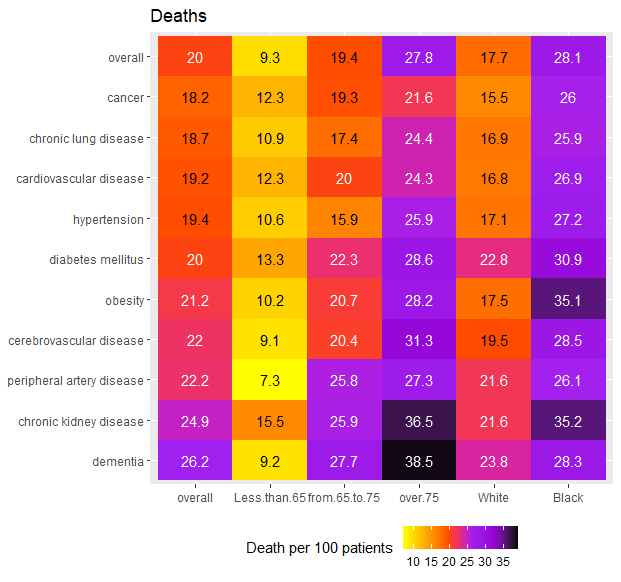

R code for this plot:
# Source: Xie Y, Bowe B, Maddukuri G, Al-Aly Z. Comparative evaluation of clinical manifestations and risk of death in patients admitted to hospital with covid-19 and seasonal influenza: cohort study BMJ 2020; 371 :m4677 doi:10.1136/bmj.m4677 
# Date:2023-06-02

# Import packages
library(ggplot2)
library(scales)

# Create data frame
data <- data.frame(
  row = c("overall", "cancer", "chronic lung disease", "cardiovascular disease",
          "hypertension", "diabetes mellitus", "obesity", "cerebrovascular disease",
          "peripheral artery disease", "chronic kidney disease", "dementia"),
  `overall` = c(20.0, 18.2, 18.7, 19.2, 19.4, 20.0, 21.2, 22.0, 22.2, 24.9, 26.2),
  `Less than 65` = c(9.3, 12.3, 10.9, 12.3, 10.6, 13.3, 10.2, 9.1, 7.3, 15.5, 9.2),
  `from 65 to 75` = c(19.4, 19.3, 17.4, 20.0, 15.9, 22.3, 20.7, 20.4, 25.8, 25.9, 27.7),
  `over 75` = c(27.8, 21.6, 24.4, 24.3, 25.9, 28.6, 28.2, 31.3, 27.3, 36.5, 38.5),
  White = c(17.7, 15.5, 16.9, 16.8, 17.1, 22.8, 17.5, 19.5, 21.6, 21.6, 23.8),
  Black = c(28.1, 26.0, 25.9, 26.9, 27.2, 30.9, 35.1, 28.5, 26.1, 35.2, 28.3)
)

# Convert data to a long format
data_long <- tidyr::pivot_longer(data, -row, names_to = "Age Group / Race", values_to = "Percentage")

# Modify fill color
colors <- c("yellow", "orange", "orangered", "purple", "darkviolet", "black")
breaks <- c(10, 15, 20, 25, 30, 35)

# Adjust the order of elements on the horizontal and vertical axes
ggplot(data_long, aes(x = factor(`Age Group / Race`, levels = unique(`Age Group / Race`)), y = factor(row, levels = rev(unique(row))), fill = Percentage, label = Percentage)) +
  geom_tile() +
# Show different colors for different values
  geom_text(size = 4, color = ifelse(data_long$Percentage < 20, "black", "white")) +
  scale_fill_gradientn(colors = colors, values = rescale(breaks, to = c(0, 1)), limits = c(7, 39), breaks = breaks) +
# Modify the title and axis label  
  labs(x = NULL, y = NULL, title = "Deaths", fill = "Death per 100 patients") +
#Place the fill color label below  
  theme(legend.position = "bottom")
